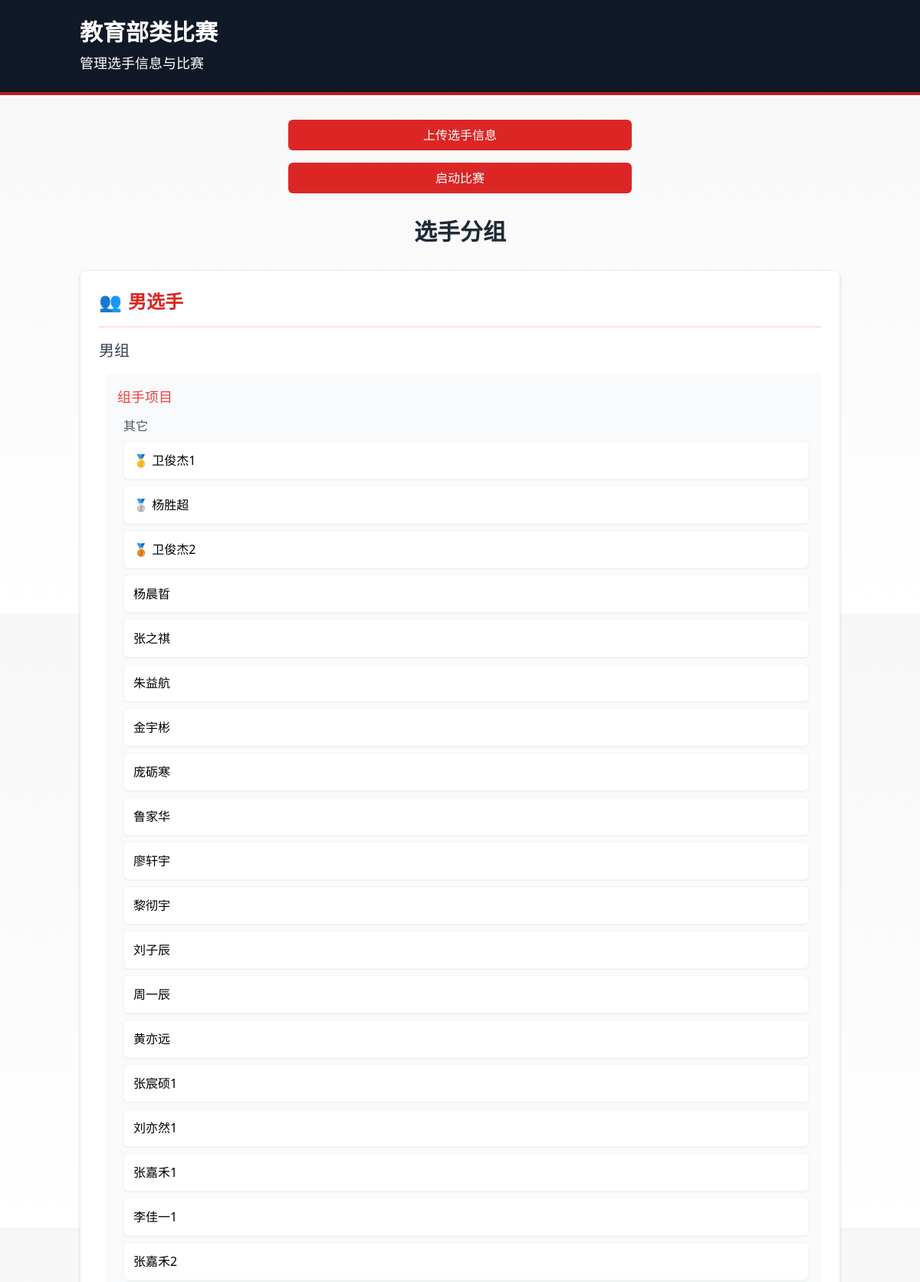
The app's page /school (upper part) with its own data.
### app.py (models this page shows)
class AthStu(db.Model):
    __tablename__ = 'ath_stu'
    id = db.Column(db.Integer, primary_key=True)
    name = db.Column(db.String(100), nullable=False)
    gender = db.Column(db.String(10), nullable=False)
    birth = db.Column(db.Date, nullable=False)
    group = db.Column(db.String(50), nullable=False)
    program = db.Column(db.String(50), nullable=False)
    school = db.Column(db.String(100))
    district = db.Column(db.String(50))
    emergency_phone_call = db.Column(db.String(20), nullable=False)
    win_num = db.Column(db.Integer, default=0)

### app.py (the view)
@app.route('/school')
def school():
    groups = categorize_players()
    return render_template('school.html', groups=groups)

### templates/school.html (shortened to what this page needs)
<!DOCTYPE html>
<html lang="zh-CN">
<head>
    <script src="https://cdn.tailwindcss.com"></script>
</head>
<body class="flex flex-col">
    <header class="karate-header bg-gray-900 text-white py-6">
        <div class="container mx-auto px-4">
            <h1 class="text-3xl font-bold">教育部类比赛</h1>
            <p class="mt-2 text-lg">管理选手信息与比赛</p>
        </div>
    </header>
    <main class="flex-grow container mx-auto px-4 py-8">
        <div class="max-w-md mx-auto space-y-4 mb-8">
            <a href="{{ url_for('upload') }}"
               class="block w-full bg-red-600 text-white py-2 px-4 rounded-md text-center hover:bg-red-700 transition">
                上传选手信息
            </a>
            <a href="{{ url_for('stu_generate_matching') }}"
               class="block w-full bg-red-600 text-white py-2 px-4 rounded-md text-center hover:bg-red-700 transition">
                启动比赛
            </a>
        </div>
        {% if groups %}
        <div class="space-y-8">
            <h2 class="text-3xl font-bold text-gray-800 text-center">选手分组</h2>
            <div class="space-y-8">
                {% for gender, groups in groups['students'].items() %}
                <div class="group-card bg-white rounded-lg shadow-md p-6 border border-red-100">
                    <h3 class="text-2xl font-semibold text-red-600 mb-4">
                        <span class="mr-2">👥</span>{{ gender }}选手
                    </h3>
                    <div class="divider mb-4"></div>
                    {% for group_name, programs in groups.items() %}
                    <div class="mb-6">
                        <h4 class="text-xl font-medium text-gray-700 mb-3">{{ group_name }}组</h4>
                        {% for program_type, subgroups in programs.items() %}
                        <div class="ml-2 mt-4 bg-gray-50 rounded-md p-4">
                            <h5 class="text-lg font-medium text-red-500 mb-2">{{ program_type }}项目</h5>
                            {% for subgroup_name, players in subgroups.items() %}
                            <div class="ml-2 mt-3">
                                <h6 class="text-md font-medium text-gray-600 mb-2">{{ subgroup_name }}</h6>
                                <ul class="space-y-2">
                                    {% for player in players %}
                                    <li class="player-item bg-white p-3 rounded-md shadow-sm border border-gray-100 hover:bg-red-50 cursor-pointer"
                                        onclick="showPlayerDetails('{{ player.id }}')">
                                        {% if loop.index == 1 %}🥇 {% endif %}
                                        {% if loop.index == 2 %}🥈 {% endif %}
                                        {% if loop.index == 3 %}🥉 {% endif %}
                                        {{ player.name }}
                                    </li>
                                    {% endfor %}
                                </ul>
                            </div>
                            {% endfor %}
                        </div>
                        {% endfor %}
                    </div>
                    {% endfor %}
                </div>
                {% endfor %}
            </div>
        </div>
        {% else %}
        <div class="text-center py-8">
            <p class="text-lg text-gray-600">暂无选手分组信息，请上传选手数据。</p>
        </div>
        {% endif %}
    </main>
</body>
</html>

### templates/school.html (style rules this page uses)
body { background: linear-gradient(to bottom, #f7f7f7, #ffffff); min-height: 100vh; }
.karate-header { border-bottom: 4px solid #b91c1c; }
.group-card { transition: transform 0.2s ease-in-out; }
.divider { border-top: 2px solid #fee2e2; }
.player-item { transition: background-color 0.2s ease; }

### records on screen
AthStu: name "卫俊杰1"
AthStu: name "杨胜超"
AthStu: name "卫俊杰2"
AthStu: name "杨晨晢"
AthStu: name "张之祺"
AthStu: name "朱益航"
AthStu: name "金宇彬"
AthStu: name "庞砺寒"
AthStu: name "鲁家华"
AthStu: name "廖轩宇"
AthStu: name "黎彻宇"
AthStu: name "刘子辰"
AthStu: name "周一辰"
AthStu: name "黄亦远"
AthStu: name "张宸硕1"
AthStu: name "刘亦然1"
AthStu: name "张嘉禾1"
AthStu: name "李佳一1"
AthStu: name "张嘉禾2"

### other values on screen
{{ gender }} "男"
{{ group_name }} "男"
{{ program_type }} "组手"
{{ subgroup_name }} "其它"
